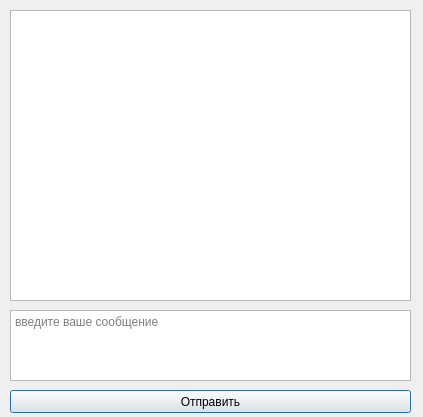
<?xml version="1.0" encoding="UTF-8"?>
<ui version="4.0">
 <class>Dialog</class>
 <widget class="QDialog" name="Dialog">
  <property name="geometry">
   <rect>
    <x>0</x>
    <y>0</y>
    <width>423</width>
    <height>417</height>
   </rect>
  </property>
  <property name="windowTitle">
   <string>Chat</string>
  </property>
  <widget class="QPushButton" name="pushOk">
   <property name="geometry">
    <rect>
     <x>10</x>
     <y>390</y>
     <width>401</width>
     <height>23</height>
    </rect>
   </property>
   <property name="text">
    <string>Отправить</string>
   </property>
  </widget>
  <widget class="QTextEdit" name="textEditMessage">
   <property name="geometry">
    <rect>
     <x>10</x>
     <y>310</y>
     <width>401</width>
     <height>71</height>
    </rect>
   </property>
   <property name="placeholderText">
    <string>введите ваше сообщение</string>
   </property>
  </widget>
  <widget class="QListWidget" name="listWidgetMessages">
   <property name="geometry">
    <rect>
     <x>10</x>
     <y>10</y>
     <width>401</width>
     <height>291</height>
    </rect>
   </property>
  </widget>
 </widget>
 <resources/>
 <connections/>
</ui>
